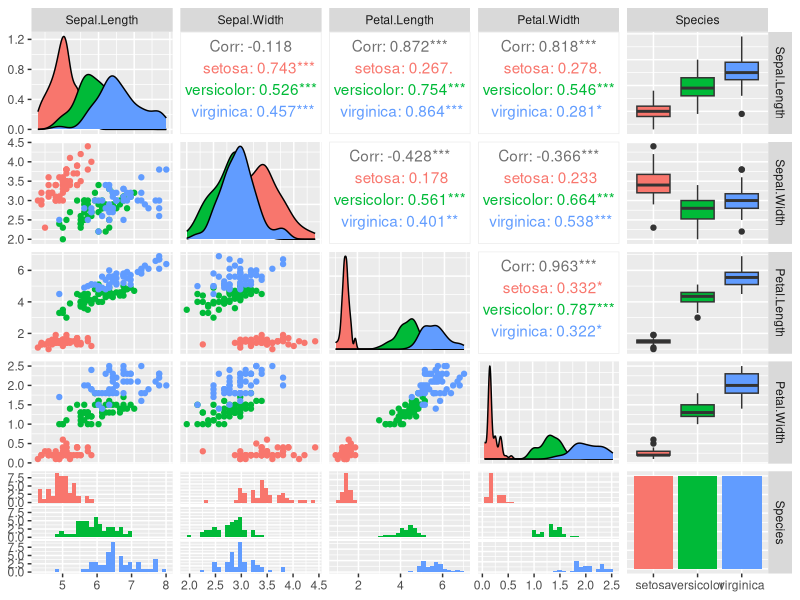

Here is the R script that generated this plot:
## ---- chunk 1
knitr::opts_chunk$set(echo = TRUE)
## ---- chunk 2
library(caret)
library(GGally)
data(iris)
ind <- createDataPartition(iris$Species,p=0.6,list=F)
## ---- chunk 3
ggpairs(iris,aes(colour=Species))
